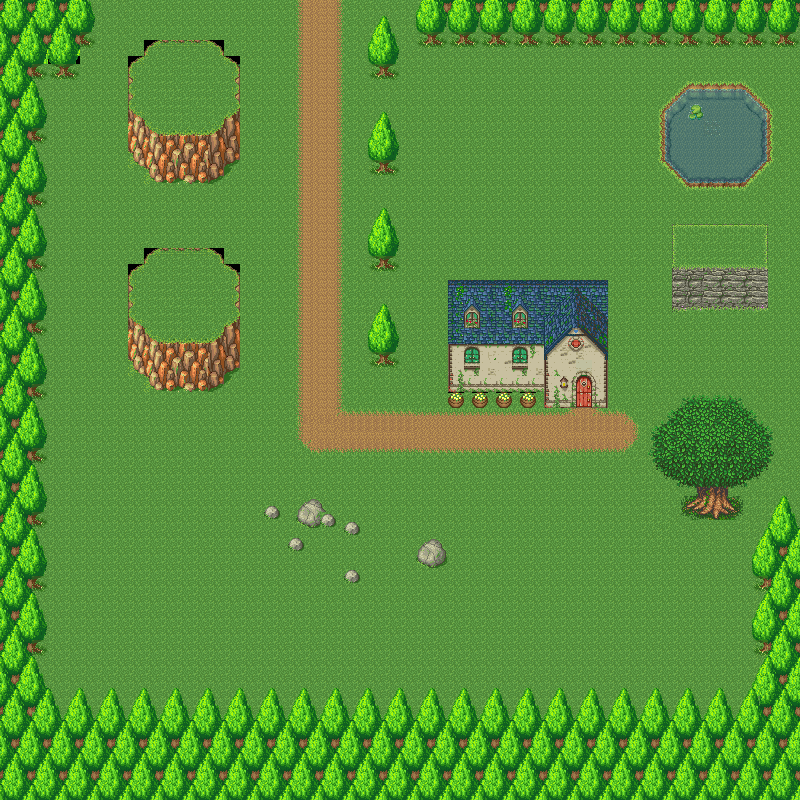

This is a level from a 2D game, rendered from its Tiled map with the project's own tilesets. A one-line summary and the map file follow, with tile-layer data summarised:
An orthogonal 100x100 tile map with 8x8 px tiles, 2 tile layers (background, foreground) and 17 objects (2x small_rock_3, house, pot_4, pot_3, pot_2, ...).

<map version="1.5" tiledversion="1.7.2" orientation="orthogonal" renderorder="right-down" width="100" height="100" tilewidth="8" tileheight="8" infinite="0" nextlayerid="6" nextobjectid="30">
 <editorsettings>
  <chunksize width="8" height="8" />
  <export target="test..tmx" format="tmx" />
 </editorsettings>
 <tileset firstgid="1" source="../images/tiles/tiles0.tsx" />
 <layer id="1" name="background" width="100" height="100">
  <properties>
   <property name="z-index" type="int" value="0" />
  </properties>
  <data>[10000 cells, 10000 non-empty, 806 distinct tile ids]</data>
 </layer>
 <layer id="4" name="foreground" width="100" height="100">
  <properties>
   <property name="z-index" type="int" value="1" />
  </properties>
  <data>[10000 cells, 1386 non-empty, 380 distinct tile ids]</data>
 </layer>
 <objectgroup id="2" name="collisions">
  <object id="4" name="house" x="448.25" y="392.25">
   <polygon points="-0.25,-0.25 -0.25,-112.25 159.75,-112.25 159.75,15.75 143.75,15.75 143.75,-0.25 127.75,-0.25 127.75,15.75 95.75,15.75 95.75,-0.25" />
  </object>
  <object id="7" name="pot_4" x="520" y="391.818" width="15.8182" height="15.8182">
   <ellipse />
  </object>
  <object id="8" name="pot_3" x="495.91" y="392.818" width="15.8182" height="15.8182">
   <ellipse />
  </object>
  <object id="10" name="pot_2" x="472" y="392.82" width="15.8182" height="15.8182">
   <ellipse />
  </object>
  <object id="11" name="pot_1" x="448.55" y="392.45" width="15.8182" height="15.8182">
   <ellipse />
  </object>
  <object id="17" name="small_rock_4" x="345.25" y="580">
   <polygon points="0,0 3.875,2.75 12.125,2.25 15,-1.625 14.25,-5 9.5,-10.25 4.375,-9.875 0,-3.75" />
  </object>
  <object id="16" name="small_rock_3" x="319" y="523">
   <polygon points="0,0 3.875,2.75 12.125,2.25 15,-1.625 14.25,-5 9.5,-10.25 4.375,-9.875 0,-3.75" />
  </object>
  <object id="15" name="small_rock_2" x="289" y="548.25">
   <polygon points="0,0 3.875,2.75 12.125,2.25 15,-1.625 14.25,-5 9.5,-10.25 4.375,-9.875 0,-3.75" />
  </object>
  <object id="14" name="small_rock_1" x="264.5" y="515.875">
   <polygon points="0,0 3.875,2.75 12.125,2.25 15,-1.625 14.25,-5 9.5,-10.25 4.375,-9.875 0,-3.75" />
  </object>
  <object id="12" name="big_rock_2" x="425.75" y="568">
   <polygon points="0,0 11.25,-1 19,-6.75 20.75,-16.75 16.25,-19.75 16.5,-24 11.25,-28.75 5.75,-28.75 2.75,-26.5 -1,-26 -3.25,-22.75 -4.5,-22.75 -4.5,-19 -7.25,-17.75 -8.75,-8" />
  </object>
  <object id="13" name="big_rock_1" x="305" y="528">
   <polygon points="0,0 11.25,-1 19,-6.75 20.75,-16.75 16.25,-19.75 16.5,-24 11.25,-28.75 5.75,-28.75 2.75,-26.5 -1,-26 -3.25,-22.75 -4.5,-22.75 -4.5,-19 -7.25,-17.75 -8.75,-8" />
  </object>
  <object id="21" name="hill_2" x="129" y="264">
   <polygon points="0,0 14,0 15.3333,-8 28.6667,-16.6667 79.6667,-16.3333 91.6667,-10.6667 93.3333,-2 110,8 110.667,105 95.6667,110.667 95.3333,119.667 79.6667,126 23.6667,127.333 18.6667,114 5.33333,107 1.33333,96.6667 -1.33333,96.3333" />
  </object>
  <object id="20" name="hill_1" x="129" y="56">
   <polygon points="0,0 14,0 15.3333,-8 28.6667,-16.6667 79.6667,-16.3333 91.6667,-10.6667 93.3333,-2 110,8 110.667,105 95.6667,110.667 95.3333,119.667 79.6667,126 23.6667,127.333 18.6667,114 5.33333,107 1.33333,96.6667 -1.33333,96.3333" />
  </object>
  <object id="22" name="marker" x="617.333" y="137.333">
   <point />
  </object>
  <object id="23" name="water-1" x="744" y="80">
   <polygon points="0,0 -56,0 -85,29 -85.5,80 -58,108.5 -0.75,108.75 29,80.75 29.25,28.25" />
  </object>
  <object id="26" name="wall" x="672" y="224" width="96" height="88" />
  <object id="29" name="small_rock_3" x="344.5" y="532">
   <polygon points="0,0 3.875,2.75 12.125,2.25 15,-1.625 14.25,-5 9.5,-10.25 4.375,-9.875 0,-3.75" />
  </object>
 </objectgroup>
</map>
